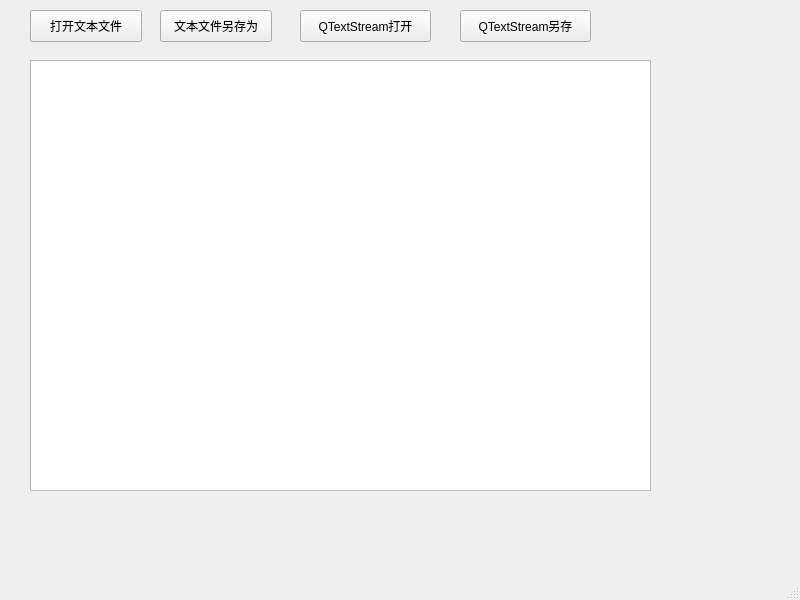
<?xml version="1.0" encoding="UTF-8"?>
<ui version="4.0">
 <class>MainWindow</class>
 <widget class="QMainWindow" name="MainWindow">
  <property name="geometry">
   <rect>
    <x>0</x>
    <y>0</y>
    <width>800</width>
    <height>600</height>
   </rect>
  </property>
  <property name="windowTitle">
   <string>MainWindow</string>
  </property>
  <widget class="QWidget" name="centralwidget">
   <widget class="QPushButton" name="pushButtonOpenFile">
    <property name="geometry">
     <rect>
      <x>30</x>
      <y>10</y>
      <width>112</width>
      <height>32</height>
     </rect>
    </property>
    <property name="text">
     <string>打开文本文件</string>
    </property>
   </widget>
   <widget class="QTextEdit" name="textEdit">
    <property name="geometry">
     <rect>
      <x>30</x>
      <y>60</y>
      <width>621</width>
      <height>431</height>
     </rect>
    </property>
   </widget>
   <widget class="QPushButton" name="pushButtonOpenFileSaveAs">
    <property name="geometry">
     <rect>
      <x>160</x>
      <y>10</y>
      <width>112</width>
      <height>32</height>
     </rect>
    </property>
    <property name="text">
     <string>文本文件另存为</string>
    </property>
   </widget>
   <widget class="QPushButton" name="pushButtonOpenFileQTextString">
    <property name="geometry">
     <rect>
      <x>300</x>
      <y>10</y>
      <width>131</width>
      <height>32</height>
     </rect>
    </property>
    <property name="text">
     <string>QTextStream打开</string>
    </property>
   </widget>
   <widget class="QPushButton" name="pushButtonOpenFileQTextStream">
    <property name="geometry">
     <rect>
      <x>460</x>
      <y>10</y>
      <width>131</width>
      <height>32</height>
     </rect>
    </property>
    <property name="text">
     <string>QTextStream另存</string>
    </property>
   </widget>
  </widget>
  <widget class="QMenuBar" name="menubar">
   <property name="geometry">
    <rect>
     <x>0</x>
     <y>0</y>
     <width>800</width>
     <height>21</height>
    </rect>
   </property>
  </widget>
  <widget class="QStatusBar" name="statusbar"/>
 </widget>
 <resources/>
 <connections/>
</ui>
